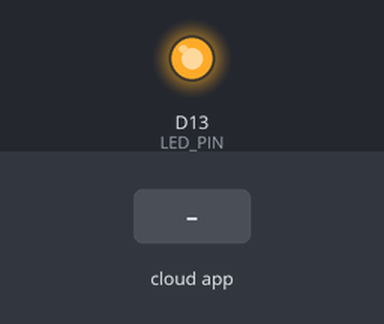
The program below on a simulated Seeed XIAO (SAMD21). Shown: output pins drawn as LEDs (lit = HIGH). Inputs (shaded band) come from the test bench. The ROS host is connected and sends only what is stated.

Above: at 3.2 s.
3.3 s: the phone or cloud app sets xiao_led_state to 0
At 4.5 s:
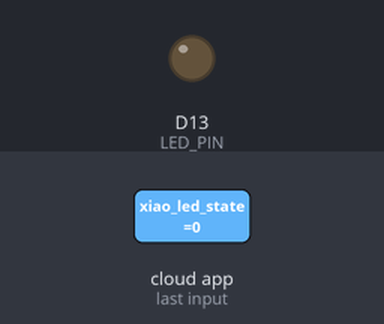
4.8 s: the phone or cloud app sets xiao_led_state to 1
At 5.6 s:
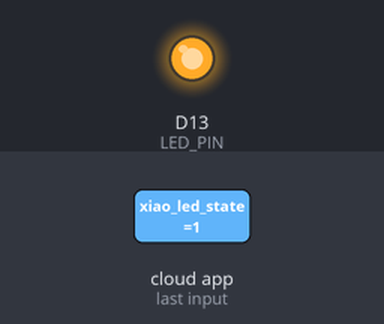
Timing chart, 0 to 7.8 s (numbered marks = the images above; inputs shaded):
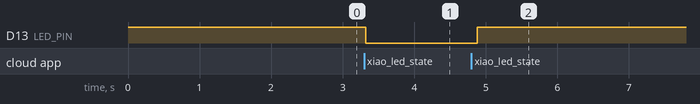

The program:

main.cpp
```cpp
// this code is example of publisher and subscriber
// https://github.com/micro-ROS/micro_ros_arduino/blob/galactic/examples/micro-ros_subscriber/micro-ros_subscriber.ino
// https://github.com/micro-ROS/micro_ros_arduino/blob/galactic/examples/micro-ros_publisher/micro-ros_publisher.ino
// run micro_ros_agent before connecting arduino
// docker run -it --rm -v /dev:/dev --privileged --net=host microros/micro-ros-agent:galactic serial --dev /dev/cu.usbmodem1422201 -v6

#include <Arduino.h>
#include <micro_ros_arduino.h>

#include <stdio.h>
#include <rcl/rcl.h>
#include <rcl/error_handling.h>
#include <rclc/rclc.h>
#include <rclc/executor.h>

#include <std_msgs/msg/int32.h>

rcl_node_t node;
rclc_support_t support;
rcl_allocator_t allocator;

// publisher
rcl_publisher_t publisher;
std_msgs__msg__Int32 msg_heartbeat;
rclc_executor_t executor_pub;
rcl_timer_t timer;

// subscriber
rcl_subscription_t subscriber;
std_msgs__msg__Int32 msg_led;
rclc_executor_t executor_sub;

#define LED_PIN LED_BUILTIN

#define RCCHECK(fn)              \
  {                              \
    rcl_ret_t temp_rc = fn;      \
    if ((temp_rc != RCL_RET_OK)) \
    {                            \
      error_loop();              \
    }                            \
  }
#define RCSOFTCHECK(fn)          \
  {                              \
    rcl_ret_t temp_rc = fn;      \
    if ((temp_rc != RCL_RET_OK)) \
    {                            \
    }                            \
  }

/**
 * @brief loop to indicate error with blinking LED
 *
 */
void error_loop()
{
  while (1)
  {
    digitalWrite(LED_PIN, !digitalRead(LED_PIN));
    delay(100);
  }
}

void timer_callback(rcl_timer_t *timer, int64_t last_call_time)
{
  RCLC_UNUSED(last_call_time);
  if (timer != NULL)
  {
    RCSOFTCHECK(rcl_publish(&publisher, &msg_heartbeat, NULL));
    msg_heartbeat.data++;
  }
}

/**
 * @brief subscription callback executed at receiving a message
 *
 * @param msgin
 */
void subscription_callback(const void *msgin)
{
  const std_msgs__msg__Int32 *msg_led = (const std_msgs__msg__Int32 *)msgin;
  // (condition) ? (true exec):(false exec)
  digitalWrite(LED_PIN, (msg_led->data == 0) ? LOW : HIGH);
}

void setup()
{
  set_microros_transports();

  pinMode(LED_PIN, OUTPUT);
  digitalWrite(LED_PIN, HIGH);

  delay(2000);

  allocator = rcl_get_default_allocator();

  // create init_options
  RCCHECK(rclc_support_init(&support, 0, NULL, &allocator));

  // create node
  RCCHECK(rclc_node_init_default(&node, "micro_ros_xiao_node", "", &support));

  // create subscriber
  // const char topic_name_led[] = "xiao_led_state";
  RCCHECK(rclc_subscription_init_default(
      &subscriber,
      &node,
      ROSIDL_GET_MSG_TYPE_SUPPORT(std_msgs, msg, Int32),
      "xiao_led_state"));

  // create publisher
  // const char topic_name_heatbeat[] = "xiao_heartbeat";
  RCCHECK(rclc_publisher_init_default(
      &publisher,
      &node,
      ROSIDL_GET_MSG_TYPE_SUPPORT(std_msgs, msg, Int32),
      "xiao_heartbeat"));

  // create timer, called every 1000 ms to publish heartbeat
  const unsigned int timer_timeout = 1000;
  RCCHECK(rclc_timer_init_default(
      &timer,
      &support,
      RCL_MS_TO_NS(timer_timeout),
      timer_callback));

  // create executor
  RCCHECK(rclc_executor_init(&executor_pub, &support.context, 1, &allocator));
  RCCHECK(rclc_executor_add_timer(&executor_pub, &timer));

  RCCHECK(rclc_executor_init(&executor_sub, &support.context, 1, &allocator));
  RCCHECK(rclc_executor_add_subscription(&executor_sub, &subscriber, &msg_led, &subscription_callback, ON_NEW_DATA));

  msg_heartbeat.data = 0;
}

void loop()
{
  delay(100);
  RCCHECK(rclc_executor_spin_some(&executor_pub, RCL_MS_TO_NS(100)));
  RCCHECK(rclc_executor_spin_some(&executor_sub, RCL_MS_TO_NS(100)));
}
```

Measured:
- after the input at 3.3 s, D13 (LED_PIN): HIGH → LOW at once
- after the input at 4.8 s, D13 (LED_PIN): LOW → HIGH after 0.08 s
